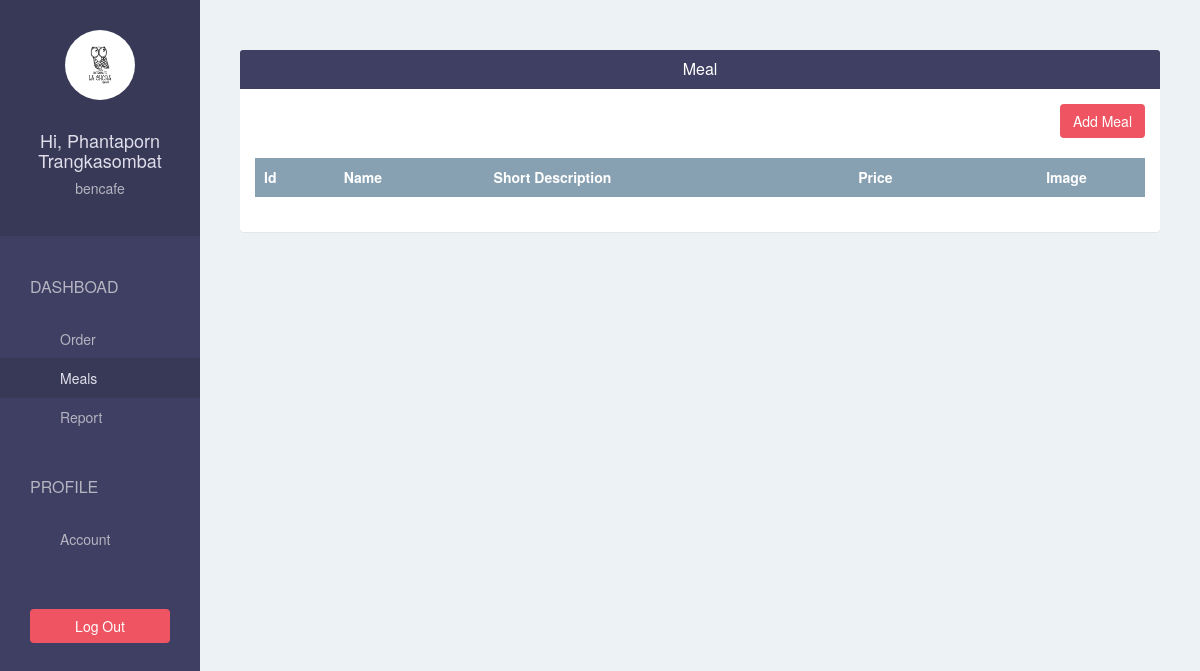
The page /restaurant/meal/ (signed in) on the database as committed earlier.
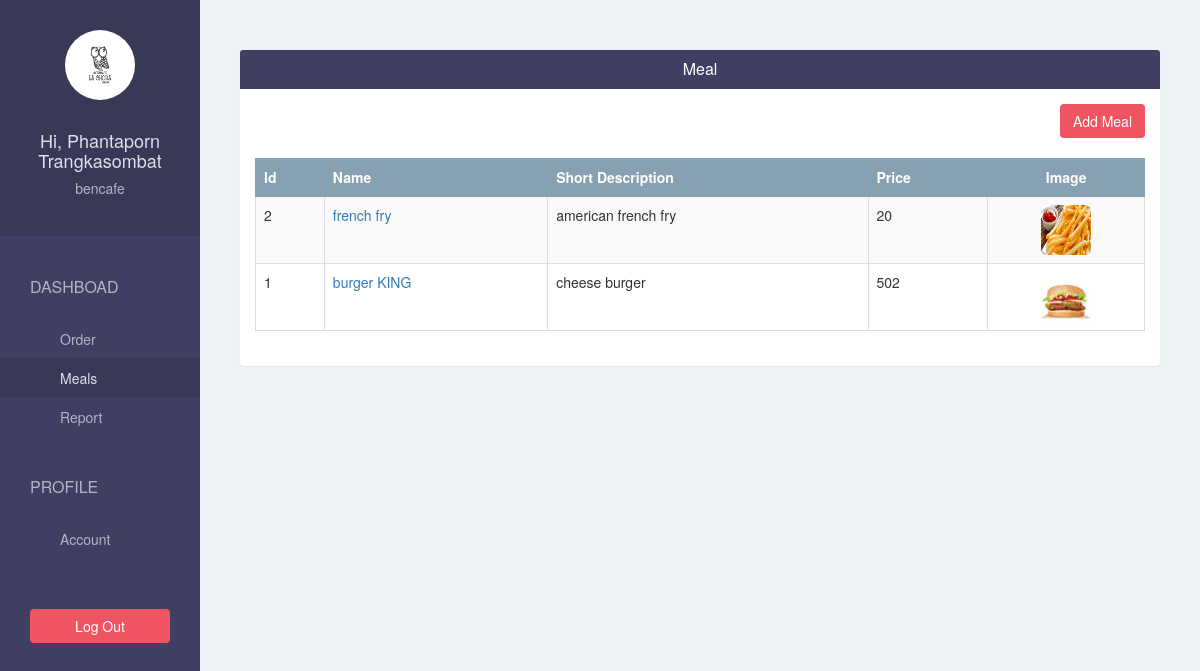
The same page on the database as committed later.
### foodtaskerapp/models.py (models this page shows, shortened)
class Restaurant(models.Model):
    user = models.OneToOneField(User, on_delete=models.CASCADE, related_name='restaurant')
    name = models.CharField(max_length=500)
    phone = models.CharField(max_length=500)
    address = models.CharField(max_length=500)
    logo = models.ImageField(upload_to='restaurant_logo/', blank=False)

class Meal(models.Model):
    restaurant = models.ForeignKey(Restaurant)
    name = models.CharField(max_length=500)
    short_description = models.CharField(max_length=500)
    image = models.ImageField(upload_to='meal_image/', blank=False)
    price = models.IntegerField(default=0)

### foodtaskerapp/views.py (the view)
# urls.py: url(r'^restaurant/meal/$', views.restaurant_meal, name = 'restaurant-meal'),
@login_required(login_url='/restaurant/sign-in/')
def restaurant_meal(request):
    meals = Meal.objects.filter(restaurant = request.user.restaurant).order_by("-id")
    return render(request, 'restaurant/meal.html',{"meals":meals})

### foodtaskerapp/templates/restaurant/meal.html
{% extends 'restaurant/base.html' %}
{% load bootstrap3 %}
{% block page %}
  <div class="panel">
    <div class="panel-heading bg-blue">
      <h4 class="panel-title text-center text-white">Meal</h4>
    </div>
    <div class="panel-body">
      <div class="text-right">
          <a href="{% url 'restaurant_add_meal' %}" class="btn btn-pink">Add Meal</a>
          <br/>
          <br/>
      </div>
      <table class="table table-bordered table-hover table-striped">
        <thead>
          <tr class="bg-gray text-white">
            <th>Id</th>
            <th>Name</th>
            <th>Short Description</th>
            <th>Price</th>
            <th class = "text-center">Image</th>
          </tr>
        </thead>
        <tbody>
          {% for meal in meals %}
            <tr>
              <td scope="row">{{ meal.id }}</td>
              <td><a href="{% url 'restaurant-edit-meal' meal.id %}">{{ meal.name }}</a></td>
              <td>{{ meal.short_description}}</td>
              <td>{{ meal.price }}</td>
              <td class="text-center"><image class="img-rounded"
                src="{{ MEDIA_URL }}{{ meal.image }}" width="50" height="50"></td>
            </tr>
          {% endfor %}
        </tbody>
      </table>
    </div>
  </div>
{% endblock %}

### foodtaskerapp/templates/restaurant/base.html (shortened to what this page needs)
{% extends 'base.html' %}
{% block sidebar %}
{% url 'restaurant-order' as restaurant_order_url %}
{% url 'restaurant-meal' as restaurant_meal_url %}
{% url 'restaurant-report' as restaurant_report_url %}
{% url 'restaurant-account' as restaurant_account_url %}
  <div class="text-center">
    <img class="img-circle" src="{{ MEDIA_URL}}{{ request.user.restaurant.logo }}"
    width="70" height="70" />
  <br/>
  <br>
  <h4>Hi, {{ request.user.get_full_name }}</h4>
  <h5>{{ request.user.restaurant.name }}</h5>
  </div>
  <div class="list-group">
      <span class="text-uppercase">Dashboad</span>
      <a href="{% url 'restaurant-order' %}"
      class="list-group-item {% if request.path == restaurant_order_url %} active {% endif %}">Order</a>
      <a href="{% url 'restaurant-meal' %}"
      class="list-group-item {% if request.path == restaurant_meal_url %} active {% endif %}">Meals</a>
      <a href="{% url 'restaurant-report' %}"
      class="list-group-item {% if request.path == restaurant_report_url %} active {% endif %}">Report</a>
      <span class="text-uppercase">Profile</span>
      <a href="{% url 'restaurant-account' %}"
      class="list-group-item {% if request.path == restaurant_account_url %} active {% endif %}">Account</a>
  </div>
<div class="text-center">
  <a href="{% url 'restaurant-sign-out'%}?next={{ request.path }}"
    class="btn btn-pink">Log Out</a>
</div>
{% endblock %}

### foodtaskerapp/templates/base.html (shortened to what this page needs)
{% load staticfiles %}
<!DOCTYPE html>
<html lang="en">
<head>
  <link rel="stylesheet" href="{% static 'css/bootstrap.min.css' %}">
  <link rel="stylesheet" href="{% static 'css/style.css' %}">
</head>
<body>
  <div class="container-fluid">
    <div class="row">
      <div class="col-lg-2 col-md-2 col-sm-2 sidebar">
        {% block sidebar %}{% endblock %}
      </div>
      <div class="col-lg-10 col-lg-offset-2 col-md-10 col-md-offset-2 col-sm-2 col-sm-offset-2 content">
        {% block page %}{% endblock %}
      </div>
    </div>
  </div>
</body>
</html>

### foodtaskerapp/static/css/style.css (style rules this page uses)
body { padding-top: 50px; background-color: #EDF2F5; overflow: auto; }
.bg-blue { background-color: #3F3F63; }
.bg-gray { background-color: #88A1B2; }
.text-white { color: white; }
.btn-pink { color: white; background-color: #EE5462; }
.sidebar { height: 100vh; position: fixed; top: 0; left: 0; padding: 0; background-color: #3F3F63; overflow: auto; }
.sidebar > div:first-child { padding: 30px 10px; font-weight: bold; font-size: 15px; background-color: #383957; }
.sidebar > div:first-child > h4 { color: #e0deeb; }
.sidebar > div:first-child >h5 { color: #b6b4c1; }
.sidebar .list-group { padding: 0; background-color: #3F3F63; }
.sidebar .list-group > span { color: #b6b4c1; display: block; margin-top: 20px; padding: 20px 30px; font-size: 16px; font-weight: 300; }
.sidebar .list-group .list-group-item, .sidebar .list-group .list-group-item:focus { background-color: #3F3F63; color: #b6b4c1; border: 0; padding-left: 60px; padding-right: 30px; }
.sidebar .list-group .list-group-item.active, .sidebar .list-group .list-group-item:hover { background-color: #383957; color: #e0deeb; }
.sidebar > div:last-child { padding: 30px; }
.sidebar > div:last-child .btn { width: 100%; }
.content { padding: 0 40px; }
.content .panel { border: none; }
.table > thead > tr > th, .table > thead > tr > th { vertical-align: middle; }
.table, .table > thead > tr > th { border-color: #88A1B2; }

Rows that differ between the two databases and show on the page:
added Meal: id "2", name "french fry", short_description "american french fry", price "20", image (picture)
added Meal: id "1", name "burger KING", short_description "cheese burger", price "502", image (picture)
